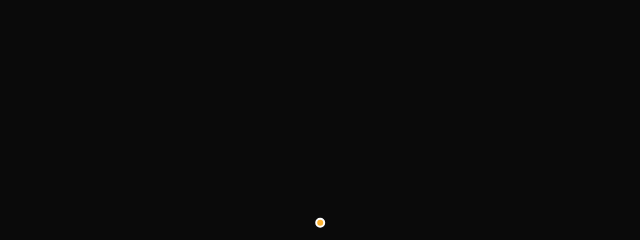
Frame 1 (no input)
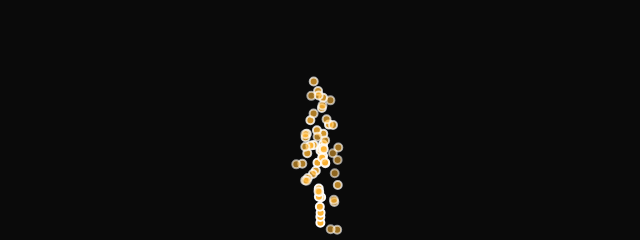
Frame 60 (no input)
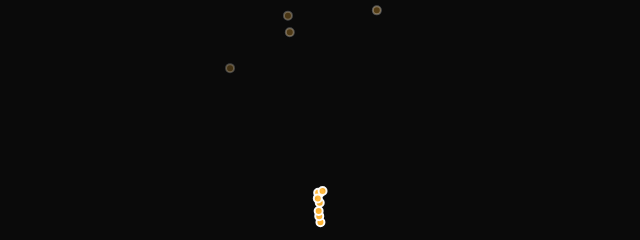
Frame 120 (the mouse pressed at the canvas centre since frame 60)

The p5.js sketch that drew these frames (run headless with seeded random() and noise() and a simulated clock; from frame 60 on, the mouse is pressed at the canvas centre):

// p5.js sketch
// ── sketch.js
let emitter;

function setup() {
  createCanvas(640, 240);
  emitter = new Emitter(width / 2, height - 10); // 아래쪽에 폭죽 설치
}

function draw() {
  background(10); // 어두운 밤하늘 느낌
  emitter.addParticle();
  emitter.run();
}

// ── emitter.js
class Emitter {
  constructor(x, y) {
    this.origin = createVector(x, y);
    this.particles = [];
  }

  addParticle() {
    this.particles.push(new Particle(this.origin.x, this.origin.y));
  }

  run() {
    for (let i = this.particles.length - 1; i >= 0; i--) {
      const p = this.particles[i];
      p.run();
      if (p.isDead()) {
        this.particles.splice(i, 1);
      }
    }
  }
}

// ── particle.js
class Particle {
  constructor(x, y) {
    this.position = createVector(x, y);
    this.acceleration = createVector(0, 0);

    // 아래에서 위로 쏘는 느낌 (y가 마이너스면 위로)
    this.velocity = createVector(random(-0.5, 0.5), random(-8, -5));

    this.lifespan = 255.0;
    this.vanishTimer = 0; // 마우스 바람 맞고 잠시 사라지는 시간
  }

  run() {
    // 중력 (위로 쏘고 다시 내려오게)
    let gravity = createVector(0, 0.2);
    this.applyForce(gravity);

    // 마우스 바람 적용
    this.applyMouseWind();

    this.update();
    this.show();
  }

  applyForce(force) {
    this.acceleration.add(force);
  }

  applyMouseWind() {
    // mouseX, mouseY는 p5에서 전역으로 제공
    if (mouseX === undefined || mouseY === undefined) return;

    let d = dist(mouseX, mouseY, this.position.x, this.position.y);

    // 마우스 근처를 지나가면 바람 맞은 것처럼 힘 + 잠시 사라짐
    if (d < 70) {
      let dir = p5.Vector.sub(this.position, createVector(mouseX, mouseY));
      dir.normalize();
      dir.mult(0.5);           // 바람 세기
      this.applyForce(dir);

      this.vanishTimer = 10;   // 대략 10프레임 정도 안 보이게
    }
  }

  update() {
    this.velocity.add(this.acceleration);
    this.position.add(this.velocity);
    this.lifespan -= 2;
    this.acceleration.mult(0);
  }

  show() {
    // 바람 맞으면 잠시 투명
    if (this.vanishTimer > 0) {
      this.vanishTimer--;
      return;
    }

    // 어두운 배경에서 빛나는 폭죽 느낌
    stroke(255, this.lifespan);
    strokeWeight(2);
    fill(255, 180, 50, this.lifespan); // 노랑-오렌지 계열
    circle(this.position.x, this.position.y, 8);
  }

  isDead() {
    return this.lifespan < 0.0;
  }
}
